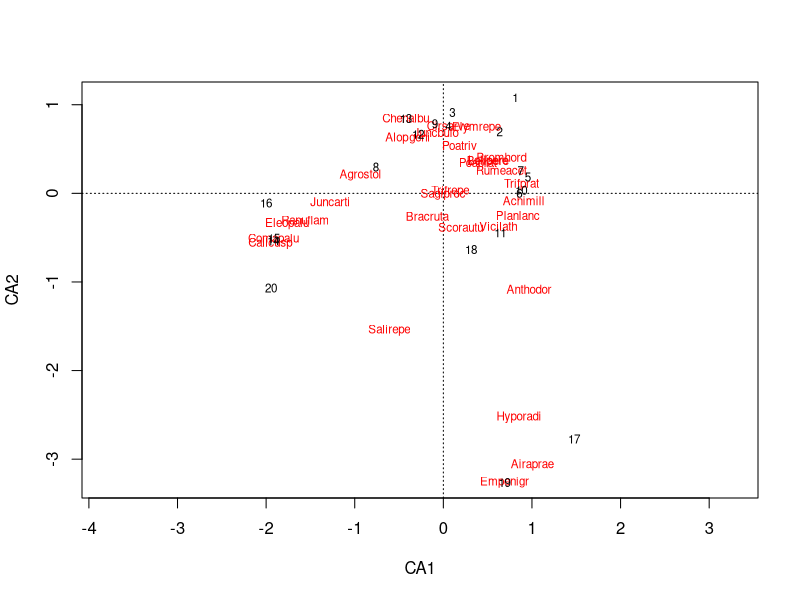
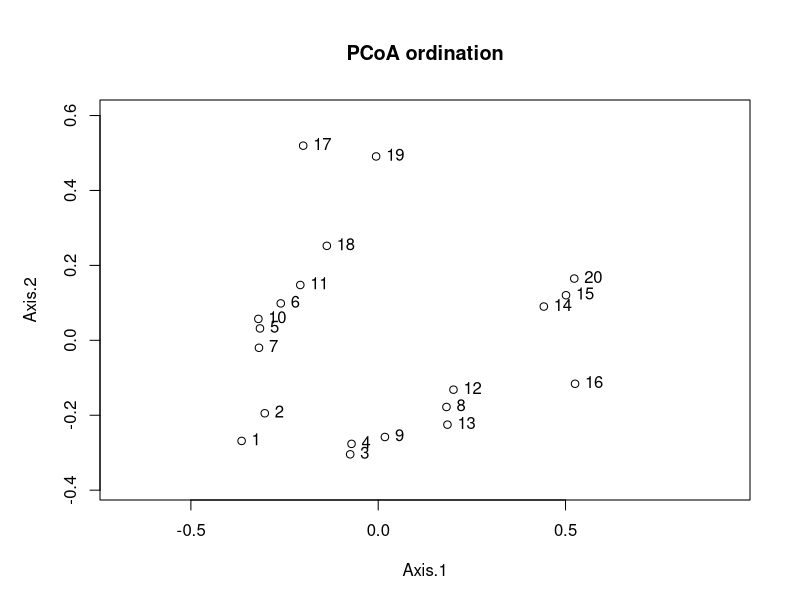
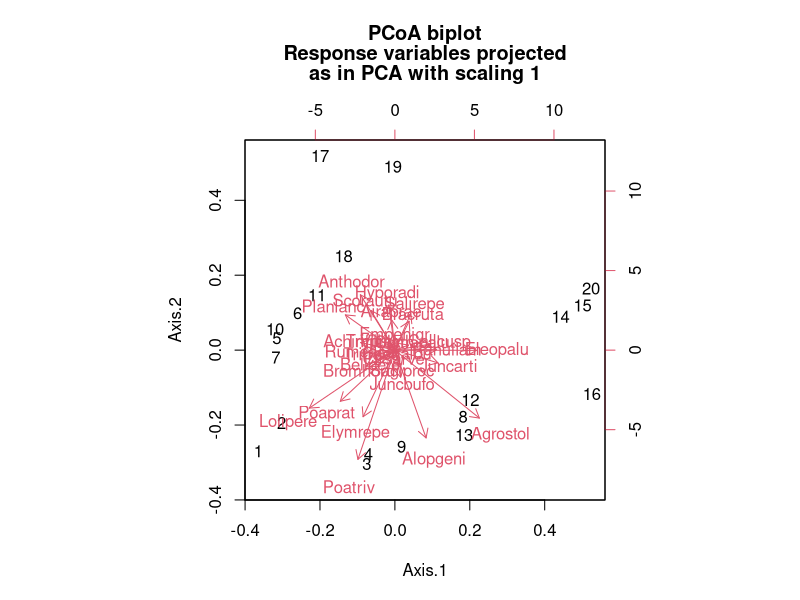
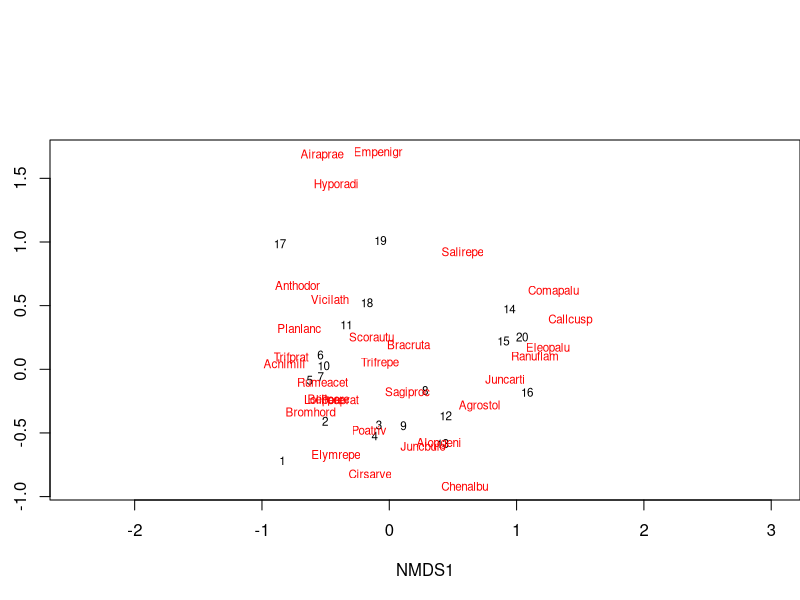
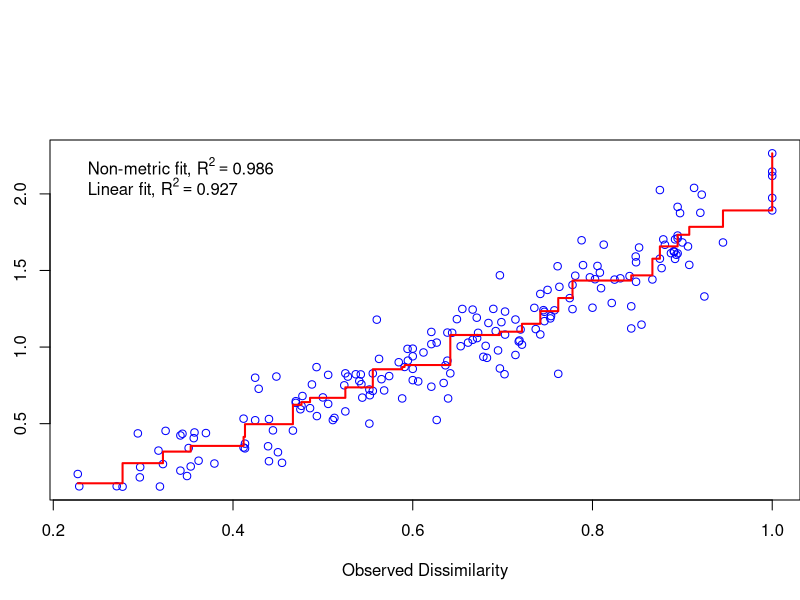
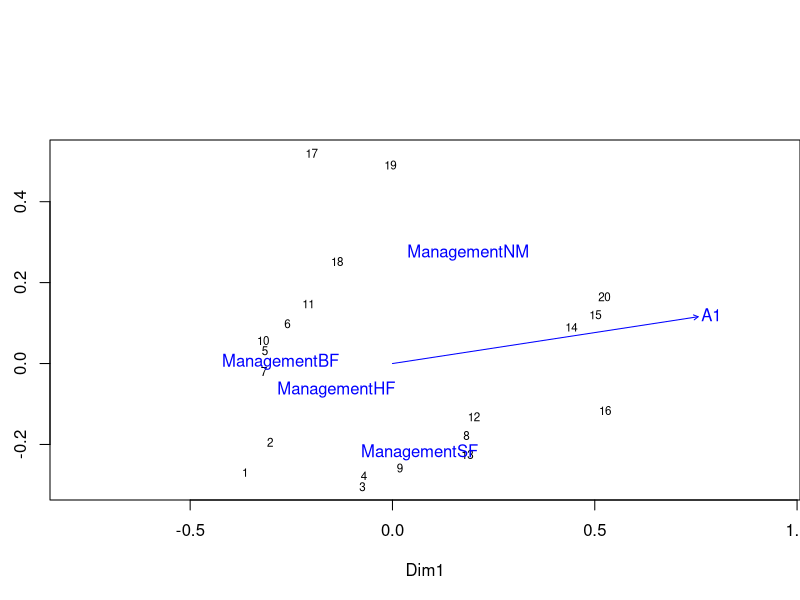
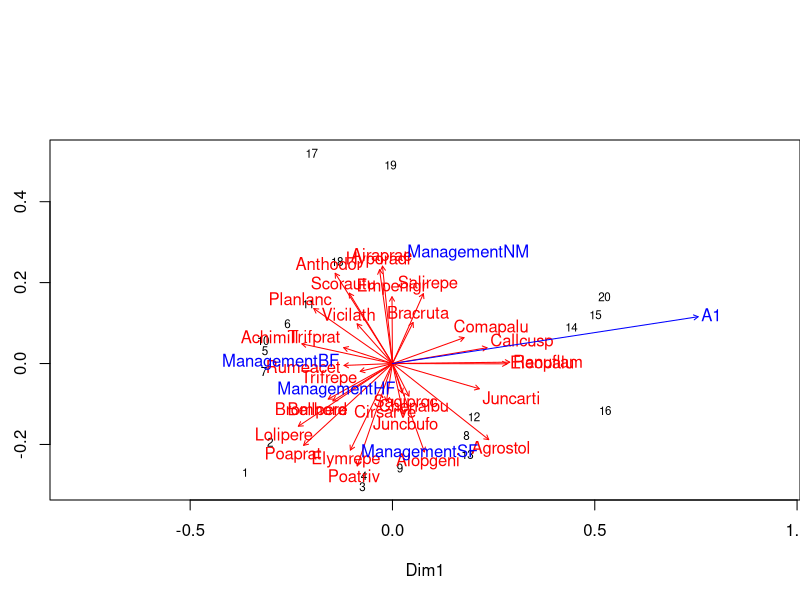
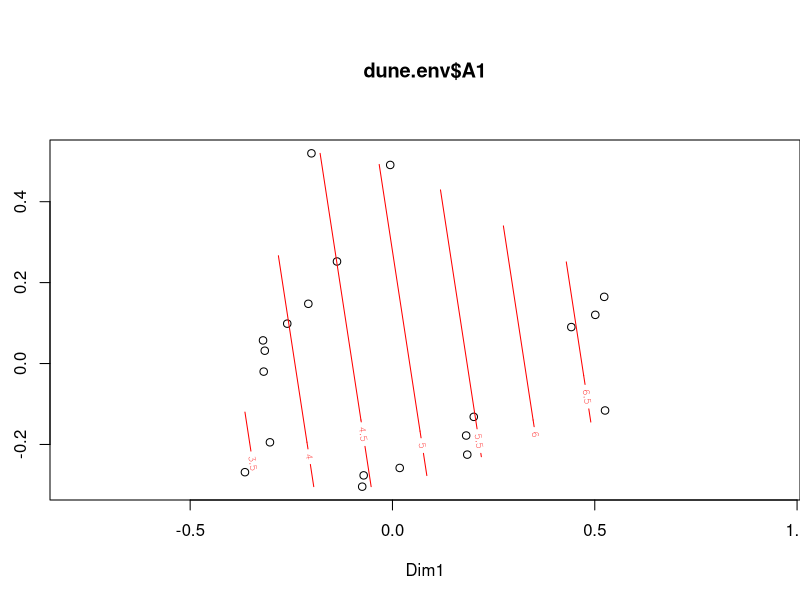

R code for these plots, in order:
## ---- chunk 1
knitr::opts_chunk$set(echo = TRUE)
library(dplyr)
library(ggplot2)
library(cowplot)
## ---- chunk 2
esp <- cbind(esp1 = c(2, 8, 0, 3), esp2 = c(1, 3, 0, 0), esp3 = c(0, 0, 1, 0))
rownames(esp) <- c("site1", "site2", "site3", "site4")
esp
## ---- chunk 3
dist(esp)
## ---- chunk 4
library(vegan)

vegdist(esp, method = "bray")
## ---- chunk 5
esp_hel <- decostand(esp, method = "hellinger")
dist(esp_hel)
## ---- chunk 6
esp_chi2 <- decostand(esp, method = "chi.square")
dist(esp_chi2)
## ---- chunk 7
data(dune)

ac_dune <- cca(dune)
# display = "reg" to avoid printing all the species and sites coordinates
summary(ac_dune, display = "reg") 
## ---- chunk 8
plot(ac_dune)
## ---- chunk 9
library(ape)
dune_bray <- vegdist(dune, method = "bray")
pcoa_dune <- pcoa(dune_bray, correction = "lingoes")
## ---- chunk 10
pcoa_dune$values
## ---- chunk 11
biplot(pcoa_dune)
## ---- chunk 12
biplot(pcoa_dune, dune)
## ---- chunk 13
md_dune <- metaMDS(dune, distance = "bray")
## ---- chunk 14
plot(md_dune, type = "t")
## ---- chunk 15
stressplot(md_dune)
## ---- chunk 16
data(dune.env)
head(dune.env)
## ---- chunk 17
adonis(dune ~ A1 + Moisture + Management + Use + Manure, dune.env)
## ---- chunk 18
pcoa_dune2 <- wcmdscale(dune_bray, eig = TRUE, add = TRUE)
envf <- envfit(pcoa_dune2, select(dune.env, A1, Management))
envf
## ---- chunk 19
plot(pcoa_dune2)
plot(envf)
## ---- chunk 20
plot(pcoa_dune2)
plot(envfit(pcoa_dune2, dune), col = "red") # Add species
plot(envf)
## ---- chunk 21
ords <- ordisurf(pcoa_dune2, dune.env$A1)
## ---- chunk 22
plot(ords)
plot(envf)
## ---- chunk 23
dune_hel <- decostand(dune, method = "hellinger")
rda_dune <- rda(dune_hel ~ A1 + Management, dune.env)
rda_dune
## ---- chunk 24
plot(rda_dune)
## ---- chunk 25
acp_dune <- rda(dune_hel)
acp_envf <- envfit(acp_dune, select(dune.env, A1, Management))
plot(acp_dune)
plot(acp_envf)
## ---- chunk 26
cca_dune <- cca(dune ~ A1 + Management, dune.env)
cca_dune
## ---- chunk 27
plot(cca_dune)
